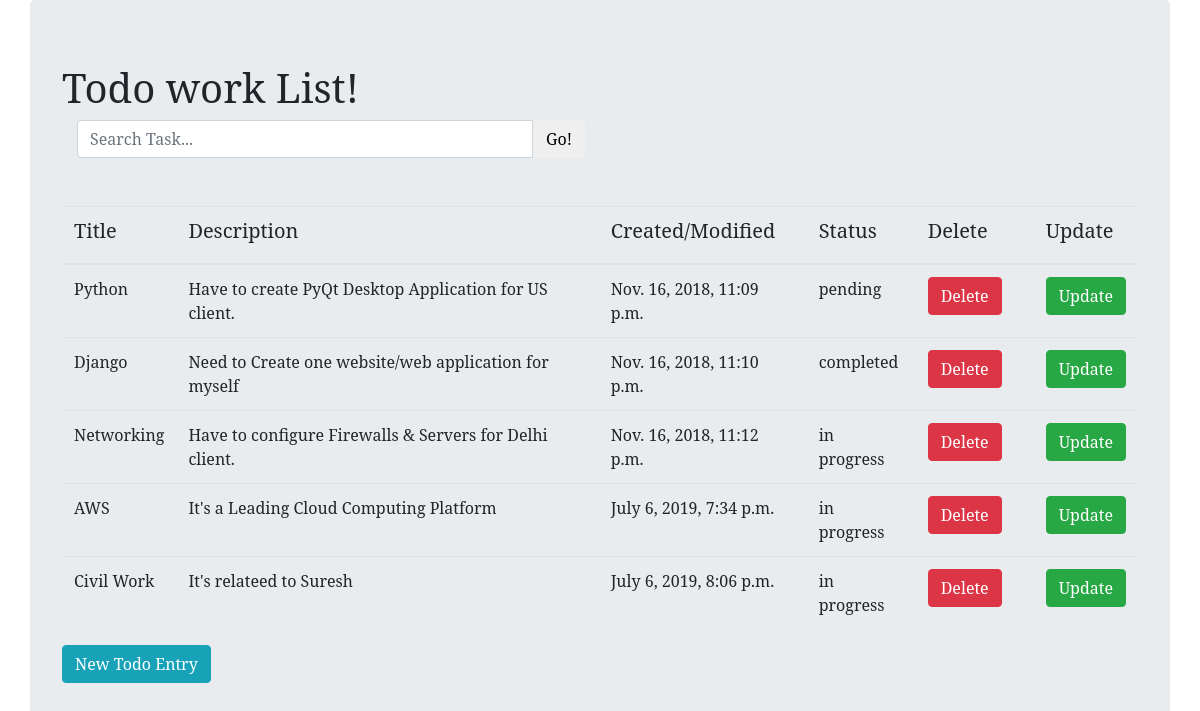
The page / on the database its author committed.
### todoapp/models.py (models this page shows, shortened)
class blog_posts(models.Model):
    title = models.CharField(max_length=400)
    description = models.TextField(blank=True, null=True)
    created_at = models.DateTimeField(auto_now_add=True)
    updated_at = models.DateTimeField(auto_now=True)
    status = models.CharField(max_length=15, choices=STATUS_CHOICES, default='pending')

### todoapp/views.py (the view)
# urls.py: url(r'^$', views.post_list, name='post_list'),
def post_list(request, template_name='blog_posts/post_list.html'):
    posts = blog_posts.objects.all()
    data = {}
    data['object_list'] = posts
    return render(request, template_name, data)

### templates/blog_posts/post_list.html (shortened to what this page needs)
<!DOCTYPE html>
<html>
  <head>
  </head>
  <link rel="stylesheet" href="https://stackpath.bootstrapcdn.com/bootstrap/4.1.3/css/bootstrap.min.css">
  <body>
    <div class="jumbotron container">
        <h1>Todo work List!</h1>
        <div class="col-lg-6">
    <div class="input-group">
      <input type="text" class="form-control" placeholder="Search Task...">
      <span class="input-group-btn">
        <button class="btn btn-default" type="button">Go!</button>
      </span>
    </div>
  </div><br><br>
        <table class="table">
          <thead>
            <tr>
              <th> <h5>Title</h5> </th>
              <th> <h5>Description</h5> </th>
              <th> <h5>Created/Modified</h5> </th>
              <th> <h5>Status</h5> </th>
              <th> <h5>Delete</h5> </th>
              <th> <h5>Update</h5> </th>
            </tr>
          </thead>
          <tbody>
            {% for post in object_list %}
            <tr>
              <td>{{ post.title }}</td>
              <td>{{ post.description }}</td>
              <td>{{ post.updated_at }}</td>
              <td>{{ post.status }}</td>
              <td><a class="btn btn-danger" href="{% url "blog_posts:post_delete" post.id %}" style="margin-right:20px;">Delete</a></td>
              <td><a class="btn btn-success" href="{% url "blog_posts:post_edit" post.id %}">Update</a></td>
            </tr>
            {% endfor %}
          </tbody>
        </table>
        <a class="btn btn-info" href="{% url "blog_posts:post_new" %}">New Todo Entry</a>
    </div>
  </body>
</html>

### templates/blog_posts/post_list.html (style rules this page uses)
body { font-family: 'Noto Serif', serif; }

### rows shown on the page
blog_posts: title "Python", description "Have to create PyQt Desktop Application for US client.", updated_at "Nov. 16, 2018, 11:09 p.m.", status "pending"
blog_posts: title "Django", description "Need to Create one website/web application for myself", updated_at "Nov. 16, 2018, 11:10 p.m.", status "completed"
blog_posts: title "Networking", description "Have to configure Firewalls & Servers for Delhi client.", updated_at "Nov. 16, 2018, 11:12 p.m.", status "in progress"
blog_posts: title "AWS", description "It's a Leading Cloud Computing Platform", updated_at "July 6, 2019, 7:34 p.m.", status "in progress"
blog_posts: title "Civil Work", description "It's relateed to Suresh", updated_at "July 6, 2019, 8:06 p.m.", status "in progress"
